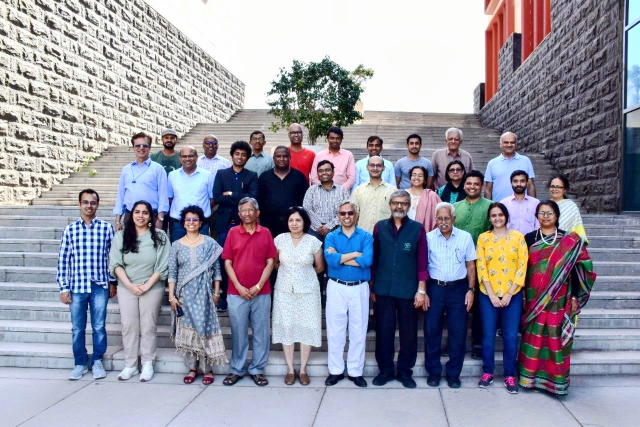
#> input picture Plaksha_Faculty.jpg, 1280 x 854 px, found by its file name (shown at 1/2 size)
$ jupyter execute 'Lab 5-Spring 2026.ipynb'
#> lines starting #> are read from the running program, lines starting #| are printed output that depends on the picture; after the words box and inside, x2 and y2 are one past the last pixel; in counts of white or black regions, pixels touching at a corner belong together
#### Instructions
###### Follow the instructions given in comments prefixed with ## and write your code below that.
###### Also fill the partial code in given blanks.
###### Don't make any changes to the rest part of the codes

### Answer the questions given at the end of this notebook within your report.

### You would need to submit your GitHub repository link. Refer to the PDF document for the instructions and details.

[cell 1]
import cv2
import numpy as np
import matplotlib.pyplot as plt
from sklearn.cluster import KMeans
from scipy.spatial import distance
from matplotlib.offsetbox import OffsetImage, AnnotationBbox

[cell 2]
## Reading the image plaksha_Faculty.jpg
img = cv2.imread('plaksha_Faculty.jpg')
#> img is the input picture: shape (854, 1280, 3); mean B, G, R 162.4, 149, 149.2
gray_img = cv2.cvtColor(img, cv2.COLOR_BGR2GRAY)
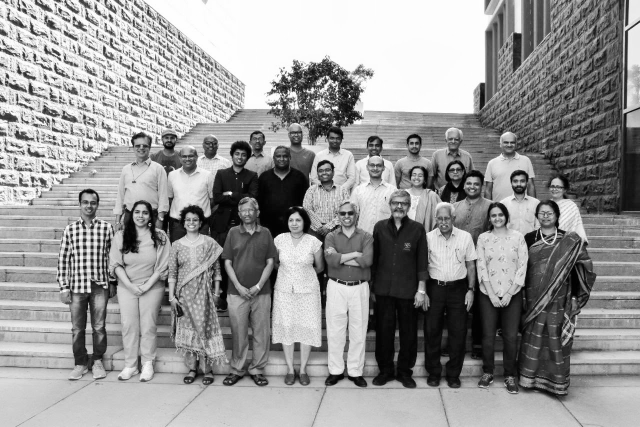
#> gray_img: shape (854, 1280) (shown at 1/2 size); min 0, max 255, mean 150.6
## Convert the image to grayscale


# Loading the required haar-cascade xml classifier file
face_cascade = cv2.CascadeClassifier(cv2.data.haarcascades + 'haarcascade_frontalface_default.xml')

# Applying the face detection method on the grayscale image.
## Change the parameters for better detection of faces in your case.
faces_rect = face_cascade.detectMultiScale(gray_img, 1.05, 4, minSize=(25,25), maxSize=(50,50))
#> faces_rect = 30 rows, first 6: [322, 263, 33, 33], [654, 265, 31, 31], [500, 266, 30, 30], [892, 267, 31, 31], [409, 277, 28, 28], [812, 274, 34, 34]

# Define the text and font parameters
text = f"Total number of faces detected are {len(faces_rect)}" ## The text you want to write
#> text = 'Total number of faces detected are 30'
font = cv2.FONT_HERSHEY_SIMPLEX  ## Font type
font_scale = 1  ## Font scale factor
font_color = (0, 0, 255)  ## Text color in BGR format (here, it's red)
font_thickness = 2


# Iterating through rectangles of detected faces
for (x, y, w, h) in faces_rect:
    cv2.rectangle(img, (x, y), (x+w, y+h), (0, 0, 255), 2)
    # Use cv2.putText to add the text to the image, Use text, font, font_scale, font_color, font_thickness here
    cv2.putText(img, text, (10, 30), font, font_scale, font_color, font_thickness)
#> this loop made 30 passes
#> (x, y, w, h) on passes 1 to 12: (322, 263, 33, 33), (654, 265, 31, 31), (500, 266, 30, 30), (892, 267, 31, 31), (409, 277, 28, 28), (812, 274, 34, 34), (464, 296, 33, 33), (632, 328, 34, 34), (819, 337, 33, 33), (570, 426, 39, 39), (576, 253, 32, 32), (1003, 273, 32, 32)
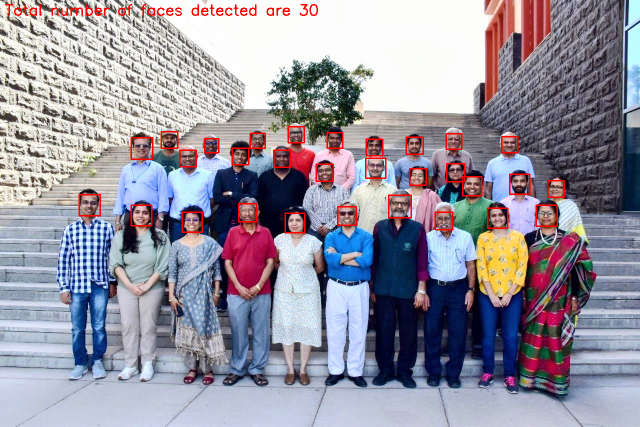
#> img: shape (854, 1280, 3) (shown at 1/2 size); 1.53% of pixels changed, all inside (x1, y1, x2, y2) = (10, 8, 1130, 467)

## Display the image and window title should be "Total number of face detected are #"
plt.imshow(cv2.cvtColor(img, cv2.COLOR_BGR2RGB))  #Note: cv2.imshow was getting an error in my system, so I am using plt.imshow to display the image.
plt.title(text)
plt.axis('off')

[cell 3]
from matplotlib.offsetbox import OffsetImage, AnnotationBbox
# Extract face region features (Hue and Saturation)
img_hsv = cv2.cvtColor(img, cv2.COLOR_BGR2HSV) ## call the img and convert it from BGR to HSV and store in img_hsv
#> img_hsv: shape (854, 1280, 3); mean H, S, V 85.9, 70.9, 173.4
hue_saturation = []
face_images = []  # To store detected face images

for (x, y, w, h) in faces_rect:
    face = img_hsv[y:y + h, x:x + w]
    hue = np.mean(face[:, :, 0])
    saturation = np.mean(face[:, :, 1])
    hue_saturation.append((hue, saturation))
    face_images.append(face)
#> this loop made 30 passes
#> (x, y, w, h, hue, saturation) on passes 1 to 12: (322, 263, 33, 33, 59.29, 121.7), (654, 265, 31, 31, 50.4, 133.1), (500, 266, 30, 30, 34.12, 118.3), (892, 267, 31, 31, 81.31, 108.2), (409, 277, 28, 28, 108, 121.1), (812, 274, 34, 34, 62.79, 116.9), (464, 296, 33, 33, 42.56, 134.3), (632, 328, 34, 34, 81.22, 114.8), (819, 337, 33, 33, 36.69, 114.4), (570, 426, 39, 39, 55.81, 115.3), (576, 253, 32, 32, 78.22, 99.11), (1003, 273, 32, 32, 51.71, 106.9)
#> after the loop, face_images = 30 items; hue_saturation = 30 pairs, first value 23.14 to 120.8, second value 80.77 to 134.3

hue_saturation = np.array(hue_saturation)

## Perform k-Means clustering on hue_saturation and store in kmeans
kmeans = KMeans(n_clusters=2, random_state=42).fit(hue_saturation)
centroids = kmeans.cluster_centers_
#> centroids = [[47.18, 116.4], [83.14, 109.7]]
labels = kmeans.labels_
#> labels = 30 values, max 1 at index 3, min 0 at index 0, mean 0.467

# Create a figure and axis
fig, ax = plt.subplots(figsize=(12, 6))

# Plot the clustered faces with custom markers
for i, (x, y, w, h) in enumerate(faces_rect):
    im = OffsetImage(cv2.cvtColor(cv2.resize(face_images[i], (20, 20)), cv2.COLOR_HSV2RGB))
    ab = AnnotationBbox(im, (hue_saturation[i, 0], hue_saturation[i, 1]), frameon=False, pad=0)
    ax.add_artist(ab)
    plt.plot(hue_saturation[i, 0], hue_saturation[i, 1])

# Put x label
plt.xlabel('Hue')

# Put y label
plt.ylabel('Saturation')

    # Put title
plt.title('K-Means Clustering of Faces')

    # Put grid
plt.grid(True)

    # Show the plot
plt.show()
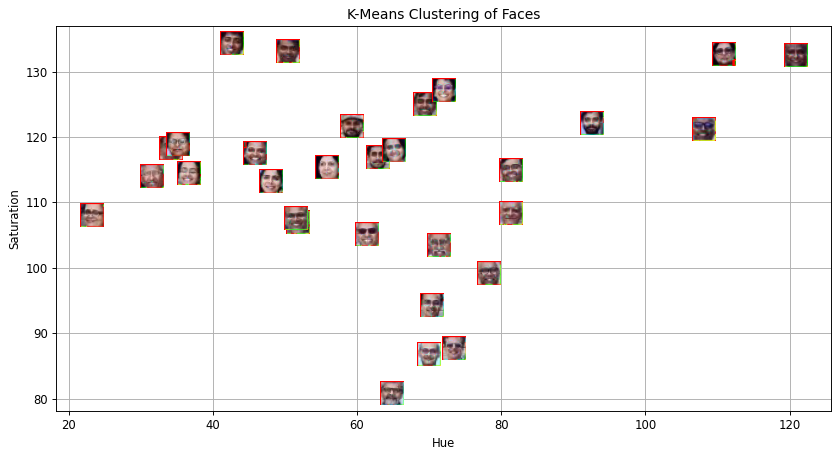
#> figure drawn by matplotlib, 1 panel

[cell 4]
# Create an empty list to store legend labels
legend_labels = []

# Create lists to store points for each cluster
cluster_0_points = []
cluster_1_points = []

# Your code for scatter plot goes here
fig, ax = plt.subplots(figsize=(12, 6))
for i, (x, y, w, h) in enumerate(faces_rect):
    if kmeans.labels_[i] == 0:
        cluster_0_points.append((hue_saturation[i, 0], hue_saturation[i, 1]))
    else:
        cluster_1_points.append((hue_saturation[i, 0], hue_saturation[i, 1]))
#> after the loop, cluster_0_points = [(59.29, 121.7), (50.4, 133.1), (34.12, 118.3), (62.79, 116.9), (42.56, 134.3), (36.69, 114.4), (55.81, 115.3), (51.71, 106.9), (45.8, 117.5), (23.14, 108), (31.55, 113.9), (48.03, 113.2), (51.53, 107.6), (61.3, 105.1), (65.06, 117.9), (35.11, 118.8)]; cluster_1_points = [(81.31, 108.2), (108, 121.1), (81.22, 114.8), (78.22, 99.11), (69.39, 125), (120.8, 132.5), (110.9, 132.6), (72, 127.1), (69.96, 86.68), (92.49, 122), (70.27, 94.28), (71.27, 103.4), (73.39, 87.63), (64.75, 80.77)]


cluster_0_points = np.array(cluster_0_points)
#> cluster_0_points = 16 rows, first 8: [59.29, 121.7], [50.4, 133.1], [34.12, 118.3], [62.79, 116.9], [42.56, 134.3], [36.69, 114.4], [55.81, 115.3], [51.71, 106.9]
# Plot points for cluster 0 in green
plt.scatter(cluster_0_points[:, 0], cluster_0_points[:, 1], c='green', label='Cluster 0', s=100)

cluster_1_points = np.array(cluster_1_points)
#> cluster_1_points = 14 rows, first 8: [81.31, 108.2], [108, 121.1], [81.22, 114.8], [78.22, 99.11], [69.39, 125], [120.8, 132.5], [110.9, 132.6], [72, 127.1]
# Plot points for cluster 1 in blue
plt.scatter(cluster_1_points[:, 0], cluster_1_points[:, 1], c='blue', label='Cluster 1', s=100)

# Calculate and plot centroids
centroid_0 = centroids[0]
#> centroid_0 = [47.18, 116.4]
centroid_1 = centroids[1]
#> centroid_1 = [83.14, 109.7]

# Plot both the centroid for cluster 0 and cluster 1
plt.scatter(centroid_0[0], centroid_0[1], c='green', marker='*', s=500, edgecolors='black', label='Centroid 0')
plt.scatter(centroid_1[0], centroid_1[1], c='blue', marker='*', s=500, edgecolors='black', label='Centroid 1')

## Put x label
plt.xlabel('Hue')
## Put y label
plt.ylabel('Saturation')

## Put title
plt.title('K-Means Clustering of Faces')
## Add a legend
plt.legend()
## Add grid
plt.grid(True)
## Show the plot
plt.show()
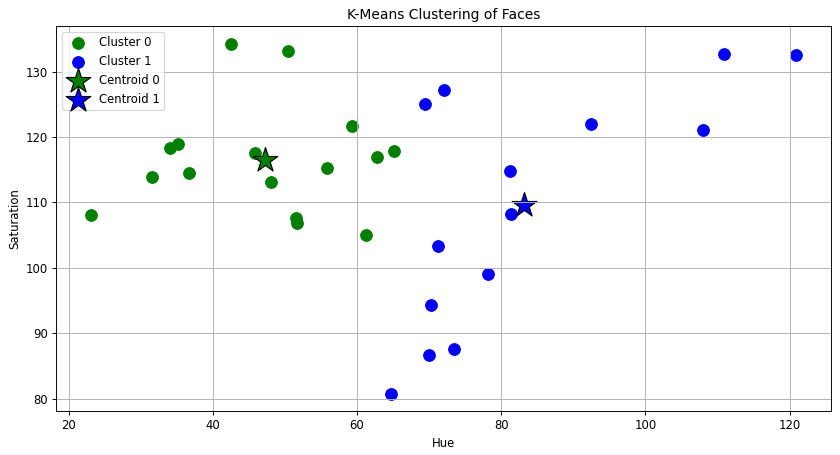
#> figure drawn by matplotlib, 1 panel

[cell 5]
## Read the class of the template image 'Dr_Shashi_Tharoor.jpg' using cv2 and store it in template_img
template_img = cv2.imread('Dr_Shashi_Tharoor.jpg')
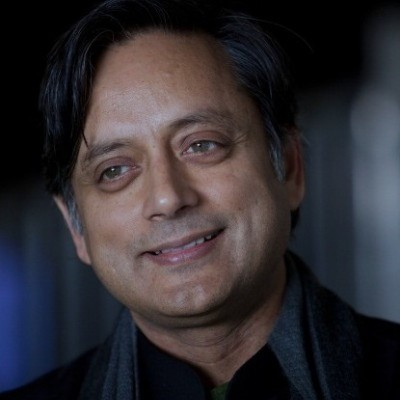
#> input picture Dr_Shashi_Tharoor.jpg, 400 x 400 px
#> template_img is the input picture: shape (400, 400, 3); mean B, G, R 49.8, 45.4, 49.1
# Detect face  in the template image after converting it to gray and store it in template_faces
template_gray = cv2.cvtColor(template_img, cv2.COLOR_BGR2GRAY)
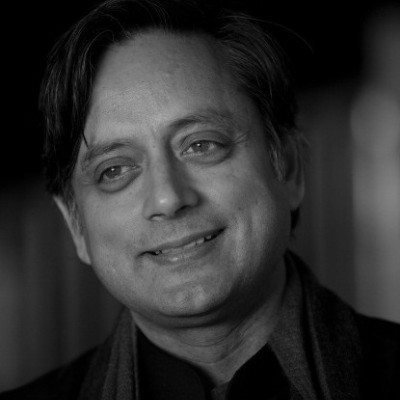
#> template_gray: shape (400, 400); min 0, max 188, mean 47
template_faces = face_cascade.detectMultiScale(template_gray, 1.05, 4)
#> template_faces = [[43, 60, 253, 253]]
# Draw rectangles around the detected faces
for (x, y, w, h) in template_faces:
    cv2.rectangle(template_img, (x, y), (x + w, y + h), (0, 255, 0), 3)
#> this loop made 1 pass
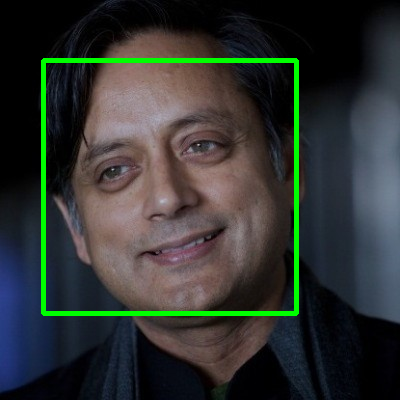
#> template_img: shape (400, 400, 3); 3.16% of pixels changed, all inside (x1, y1, x2, y2) = (41, 58, 299, 316)
plt.imshow(cv2.cvtColor(template_img, cv2.COLOR_BGR2RGB))
plt.axis('off')
plt.show()

[cell 6]
# Convert the template image to HSV color space and store it in template_hsv
template_hsv = cv2.cvtColor(template_img, cv2.COLOR_BGR2HSV)
#> template_hsv: shape (400, 400, 3); mean H, S, V 66.7, 90.5, 64.6

# Extract hue and saturation features from the template image as we did it for detected faces.
template_hue = np.mean(template_hsv[:, :, 0])
#> template_hue = 66.72
template_saturation = np.mean(template_hsv[:, :, 1])
#> template_saturation = 90.52


# Predict the cluster label for the template image and store it in template_label
template_label = kmeans.predict(np.array([[template_hue, template_saturation]]))[0]
#> template_label = 1

# Create a figure and axis for visualization
fig, ax = plt.subplots(figsize=(12, 6))

# Plot the clustered faces with custom markers (similar to previous code)
for i, (x, y, w, h) in enumerate(faces_rect):
    color = 'red' if kmeans.labels_[i] == 0 else 'blue'
    im = OffsetImage(cv2.cvtColor(cv2.resize(face_images[i], (20, 20)), cv2.COLOR_HSV2RGB))
    ab = AnnotationBbox(im, (hue_saturation[i, 0], hue_saturation[i, 1]), frameon=False, pad=0)
    ax.add_artist(ab)
    plt.plot(hue_saturation[i, 0], hue_saturation[i, 1], 'o', markersize=5, color=color)
#> this loop made 30 passes

# Plot the template image in the respective cluster
if template_label == 0:
    color = 'red'
else:
    color = 'blue'
im = OffsetImage(cv2.cvtColor(cv2.resize(template_img, (20, 20)), cv2.COLOR_BGR2RGB))
ab = AnnotationBbox(im, (template_hue, template_saturation), frameon=False, pad=0)
ax.add_artist(ab)

## Put x label
plt.xlabel('Hue')
## Put y label
plt.ylabel('Saturation')
## Put title
plt.title('Template Face Cluster')
## Add grid
plt.grid(True)
## show plot
plt.show()

[cell 7]
# Create an empty list to store legend labels
legend_labels = []

# Create lists to store points for each cluster
cluster_0_points = []
cluster_1_points = []

# Your code for scatter plot goes here
fig, ax = plt.subplots(figsize=(12, 6))
for i, (x, y, w, h) in enumerate(faces_rect):
    if kmeans.labels_[i] == 0:
        cluster_0_points.append((hue_saturation[i, 0], hue_saturation[i, 1]))
    else:
        cluster_1_points.append((hue_saturation[i, 0], hue_saturation[i, 1]))
#> after the loop, cluster_0_points = [(59.29, 121.7), (50.4, 133.1), (34.12, 118.3), (62.79, 116.9), (42.56, 134.3), (36.69, 114.4), (55.81, 115.3), (51.71, 106.9), (45.8, 117.5), (23.14, 108), (31.55, 113.9), (48.03, 113.2), (51.53, 107.6), (61.3, 105.1), (65.06, 117.9), (35.11, 118.8)]; cluster_1_points = [(81.31, 108.2), (108, 121.1), (81.22, 114.8), (78.22, 99.11), (69.39, 125), (120.8, 132.5), (110.9, 132.6), (72, 127.1), (69.96, 86.68), (92.49, 122), (70.27, 94.28), (71.27, 103.4), (73.39, 87.63), (64.75, 80.77)]

# Plot points for cluster 0 in green
cluster_0_points = np.array(cluster_0_points)
#> cluster_0_points = 16 rows, first 8: [59.29, 121.7], [50.4, 133.1], [34.12, 118.3], [62.79, 116.9], [42.56, 134.3], [36.69, 114.4], [55.81, 115.3], [51.71, 106.9]
plt.scatter(cluster_0_points[:, 0], cluster_0_points[:, 1], c='green', label='Cluster 0')

# Plot points for cluster 1 in blue
cluster_1_points = np.array(cluster_1_points)
#> cluster_1_points = 14 rows, first 8: [81.31, 108.2], [108, 121.1], [81.22, 114.8], [78.22, 99.11], [69.39, 125], [120.8, 132.5], [110.9, 132.6], [72, 127.1]
plt.scatter(cluster_1_points[:, 0], cluster_1_points[:, 1], c='blue', label='Cluster 1')

# Calculate and plot centroids for both the clusters
centroid_0 = np.mean(cluster_0_points, axis=0)
centroid_1 = np.mean(cluster_1_points, axis=0)
plt.scatter(centroid_0[0], centroid_0[1], marker='x', c='green', s=200, label='Centroid 0')
plt.scatter(centroid_1[0], centroid_1[1], marker='x', c='blue', s=200, label='Centroid 1')
plt.plot(template_hue, template_saturation, marker='o', c= 'red',markersize= 10, label=' Shashi Tharoor' )

## Put x label
plt.xlabel('Hue')
## Put y label
plt.ylabel('Saturation')
## Put title
plt.title('Template Face Cluster')
## Add a legend
plt.legend()
## Add grid
plt.grid(True)
## show the plot
plt.show()
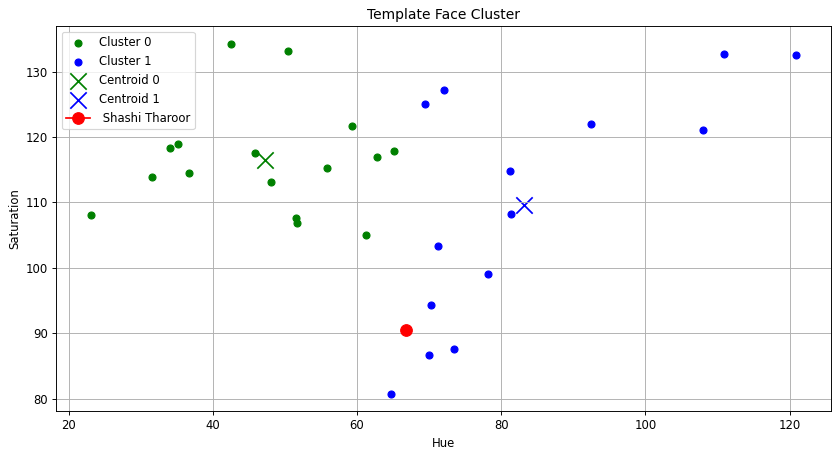
#> figure drawn by matplotlib, 1 panel
                                            ## End of the lab 5 ##
